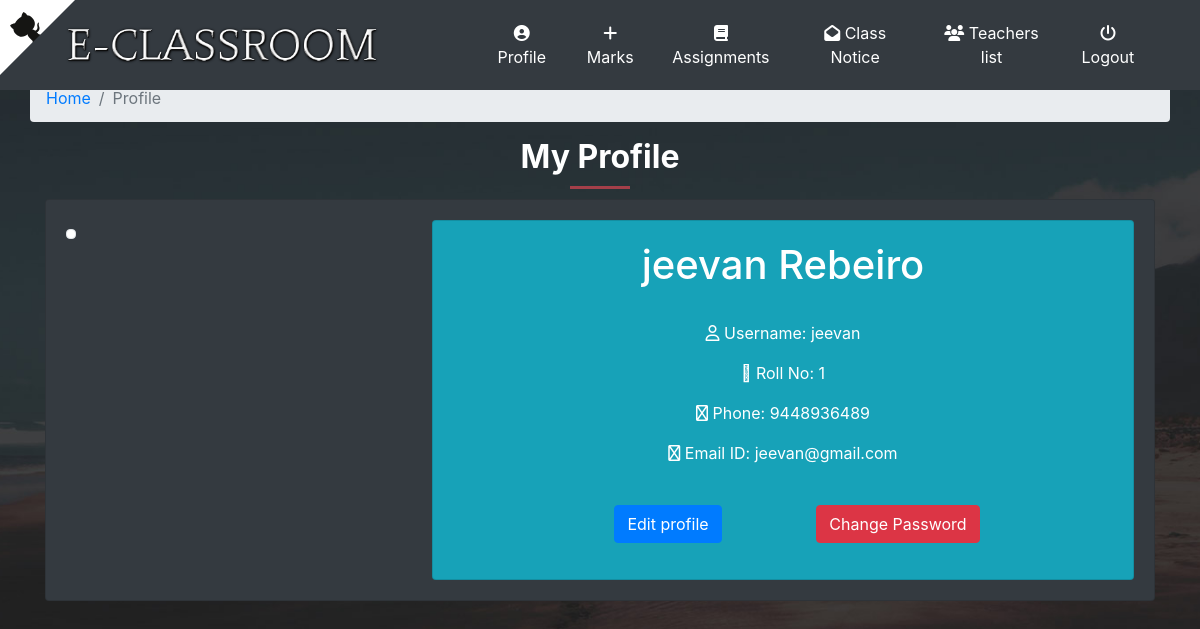
The app's page /classroom/student/2/ (signed in) with its own data.
### classroom/models.py (models this page shows, shortened)
class Student(models.Model):
    user = models.OneToOneField(User,on_delete=models.CASCADE,primary_key=True,related_name='Student')
    name=models.CharField(max_length=250)
    roll_no = models.CharField(max_length=50)
    email = models.EmailField(max_length=254)
    phone = models.IntegerField()
    student_profile_pic = models.ImageField(upload_to="classroom/student_profile_pic",blank=True)
    class Meta:
        ordering = ['roll_no']

class User(AbstractUser):
    is_student = models.BooleanField(default=False)
    is_teacher = models.BooleanField(default=False)

### classroom/views.py (the view)
class StudentDetailView(LoginRequiredMixin,DetailView):
    context_object_name = "student"
    model = models.Student
    template_name = 'classroom/student_detail_page.html'

### template/classroom/student_detail_page.html
{% extends 'classroom/base.html' %}
{% load static %}
{% block content %}
<div class="container ">
		<div class="row">
            <ol class="col-12 breadcrumb">
                <li class="breadcrumb-item"><a href="{% url 'home' %}">Home</a></li>
                <li class="breadcrumb-item active">Profile</li>
            </ol>
        </div>
       <div class="section-heading">
            <h2>My Profile</h2>
            <div class="line-dec"></div>
          </div>
<div class="card card-body bg-dark">
<div class="row">
<div class="col-12 col-sm-4">
  {% if student.student_profile_pic %}
      <img class="img-fluid img-thumbnail rounded " style="width:100%; overflow:hidden;" src="{{ student.student_profile_pic.url }}" >
    {% else %}
            <img class="img-fluid img-thumbnail rounded " style="width:100%" src="{% static 'images/s_profile.png' %}" alt="">
    {% endif %}
</div>
<div class="col-12 col-sm-8 text-justify text-white text-center">
    <div class="card card-body bg-info">
 <h1>{{ student.name }}</h1>
 <br>
          <p><i class="far fa-user"></i> Username: {{ student.user.username }}</p>
      <p><i class="fal fa-user-tag"></i> Roll No: {{ student.roll_no }}</p>
      <p><i class="far fa-phone"></i> Phone: {{ student.phone }}</p>
      <p><i class="far fa-envelope-open-text"></i> Email ID: {{ student.email }}</p>
    <br>
        <div class="row">
<div class="col-5 offset-sm-2 col-sm-4 offset-sm-2">
       <p><a class="btn btn-primary" href="{% url 'classroom:student_update' pk=user.pk %}">Edit profile</a></p>
         </div>
        <div class="col-7 col-sm-4 ">
              <p><a class="btn btn-danger" href="{% url 'classroom:change_password' %}">Change Password</a></p>
              </div>
</div>
</div>
</div>
</div>
</div>
<br>
</div>
{% endblock %}

### static/css/base.css (style rules this page uses)
.active { display: block; }
.section-heading { text-align: center; }
.section-heading h2 { font-size: 32px; font-weight: 700; color: #fff; }
.section-heading .line-dec { width: 60px; height: 3px; background-color: #a43f49; margin: 10px auto; }
.bg { height: 100%; width:100%; background-attachment: fixed; background-position: center; background-repeat: no-repeat; background-size: cover; }

### records on screen
Student: name "jeevan Rebeiro", user.username "jeevan", roll_no "1", phone "9448936489", email "jeevan@gmail.com"
